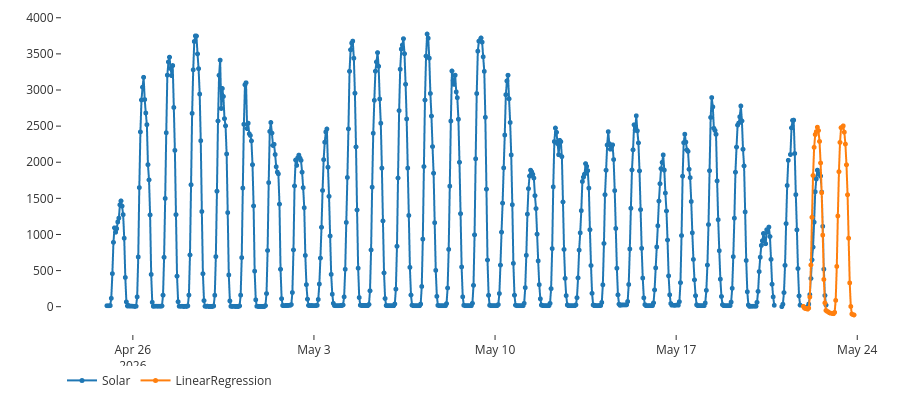

The notebook cell this image was saved under:
### Code cell
model_code = 'lighgbt'
df_ = df['Solar'].to_frame()

test_len = 24
forecast_horizon = test_len + 24

engine = 'statsforecast'

setup(df_, fh = test_len, seasonal_period=24, 
       fold_strategy= 'expanding', verbose = True,
         numeric_imputation_target = 'linear')


model = create_model(model_code, cross_validation = False, engine = None)
metrics = pull().drop('MAPE', axis = 1)

#model = finalize_model(model)
#prediction = predict_model(model, fh = forecast_horizon)
# prediction.set_index(prediction.index.to_timestamp(), inplace = True)
# col_name = df_.columns[0] + ' Forecast'
# prediction.rename(columns = {'y_pred': col_name}, inplace = True)
#df1 = pd.concat([df_, prediction])

#Create a Plotly figure for the forecast 
fig_kwargs = {'renderer': 'plotly_mimetype'}
data_kwargs = {'fh': forecast_horizon}
forecast_fig = plot_model(model, 'forecast', return_fig = True,
                fig_kwargs = fig_kwargs, data_kwargs=data_kwargs)
forecast_fig.update_layout(height = 400,
                xaxis=dict(showgrid=False),
                yaxis=dict(showgrid=False),
                margin={"r":1,"t":15,"l":1,"b":1},
                plot_bgcolor = '#FFFFFF',
                legend = dict(orientation = 'h', yanchor = 'top'),
                yaxis_title='', xaxis_title='',
                title = "")

### Figure 1 — Plotly figure (JSON) as saved in the notebook; plotly's stock layout.template omitted (floating-point values rounded to 4 significant figures; data arrays with more than 128 entries replaced by an {"elided": "..."} marker saying what was removed)
{"data": [{"line": {"color": "rgb(31, 119, 180)", "width": 2}, "marker": {"color": "rgb(31, 119, 180)", "size": 5}, "mode": "lines+markers", "name": "Solar", "type": "scattergl", "x": {"elided": "694 str values"}, "xaxis": "x", "y": {"elided": "694 float values"}, "yaxis": "y"}, {"line": {"color": "rgb(255, 127, 14)", "width": 2}, "marker": {"color": "rgb(255, 127, 14)", "size": 5}, "mode": "lines+markers", "name": "LinearRegression", "type": "scattergl", "x": {"elided": "694 str values"}, "xaxis": "x", "y": {"elided": "694 float values"}, "yaxis": "y"}], "layout": {"height": 400, "legend": {"orientation": "h", "yanchor": "top"}, "margin": {"b": 1, "l": 1, "r": 1, "t": 15}, "plot_bgcolor": "#FFFFFF", "showlegend": true, "title": {"text": ""}, "xaxis": {"anchor": "y", "domain": [0, 1], "showgrid": false, "title": {"text": ""}}, "yaxis": {"anchor": "x", "domain": [0, 1], "showgrid": false, "title": {"text": ""}}}}
